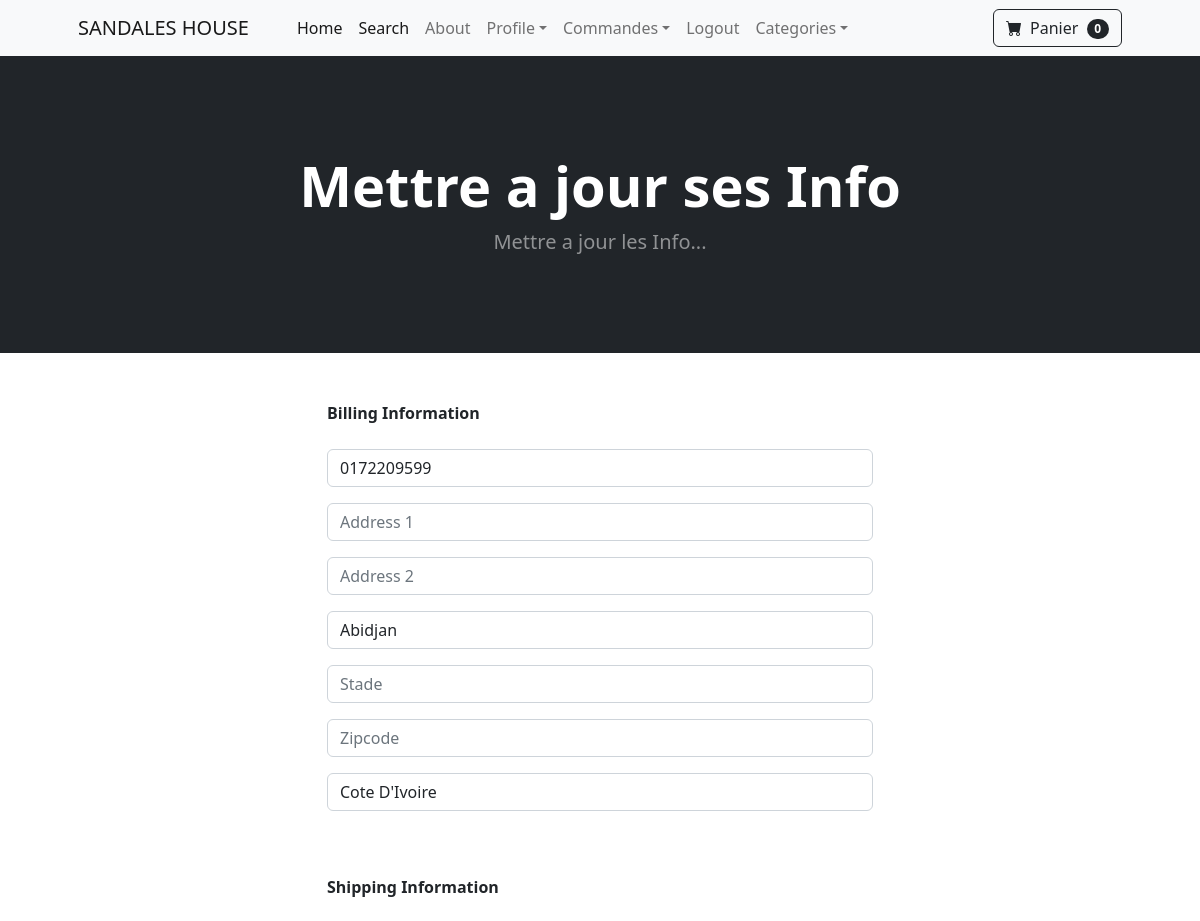
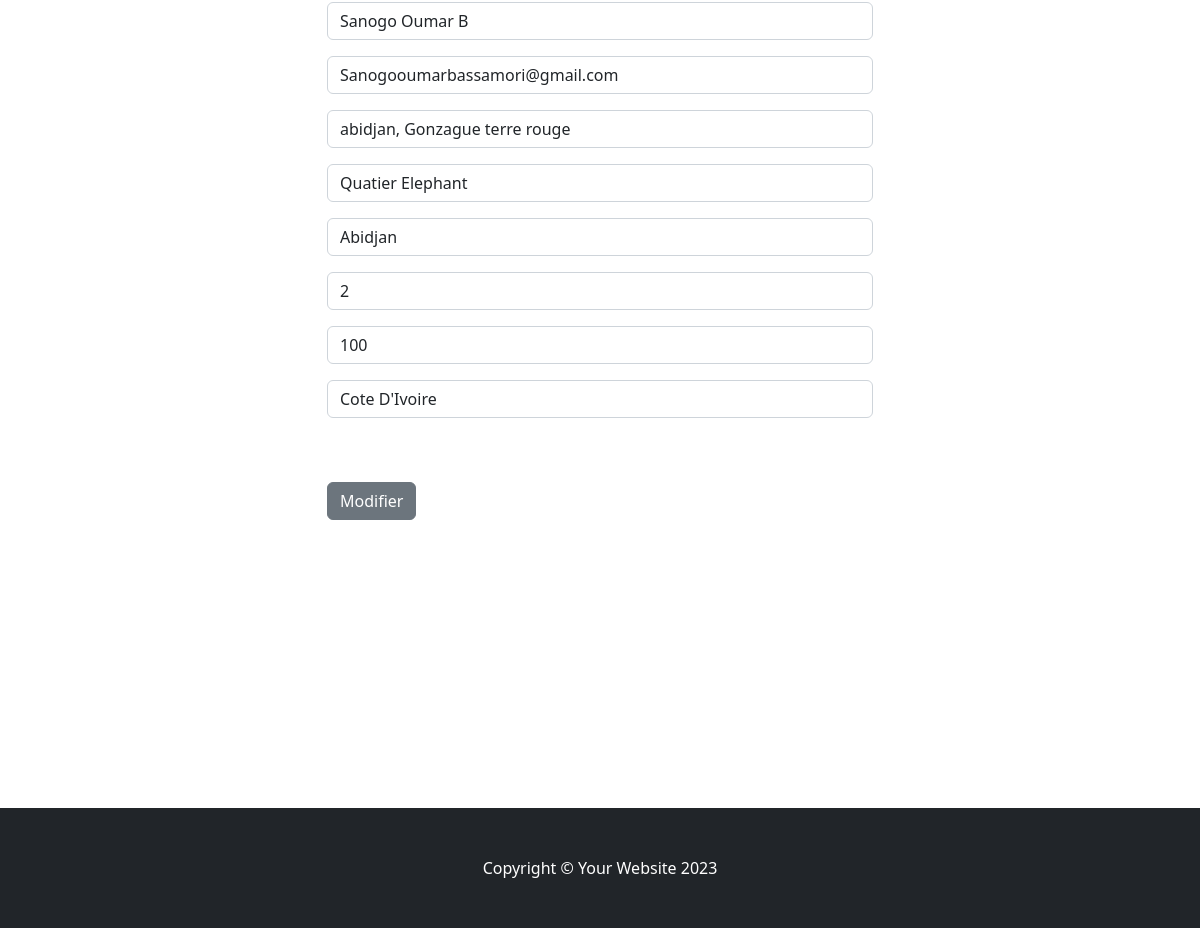
The page /update_info/ (signed in) on the database its author committed (2 pictures, top to bottom).
### store/models.py (models this page shows, shortened)
class Profile(models.Model):
    user = models.OneToOneField(User, on_delete=models.CASCADE)
    date_modified = models.DateTimeField(User, auto_now=True)
    phone = models.CharField(max_length=20, blank=True)
    address1 = models.CharField(max_length=200, blank=True)
    address2 = models.CharField(max_length=200, blank=True)
    city = models.CharField(max_length=200, blank=True)
    state = models.CharField(max_length=200, blank=True)
    zipcode = models.CharField(max_length=200, blank=True)
    country = models.CharField(max_length=200, blank=True)
    old_cart = models.CharField(max_length=200, blank=True, null=True)
    def create_profile(sender, instance, created,**kwargs):
        if created:
            user_profile= Profile(user=instance)
            user_profile.save()
    post_save.connect(create_profile,sender=User)

### payement/models.py (models this page shows, shortened)
class ShippingAddress(models.Model):
    user = models.ForeignKey(User, on_delete=models.CASCADE, null=True,blank=True)
    shipping_full_name = models.CharField(max_length=225)
    shipping_email = models.CharField(max_length=225)
    shipping_address1 = models.CharField(max_length=225)
    shipping_address2 = models.CharField(max_length=225,null=True,blank=True)
    shipping_city = models.CharField(max_length=225)
    shipping_state = models.CharField(max_length=225,null=True,blank=True)
    shipping_zipcode = models.CharField(max_length=225)
    shipping_country = models.CharField(max_length=225)
    class Meta:
        verbose_name_plural = 'Shipping Address'

### store/views.py (the view)
# urls.py: path('update_info/', views.update_info, name='update_info'),
def update_info(request):
    if request.user.is_authenticated:
        current_user = Profile.objects.get(user__id=request.user.id)
        shipping_user = ShippingAddress.objects.get(user__id=request.user.id)
        form = UserInfoForm(request.POST or None, instance=current_user)
        shipping_form = ShippingForm(request.POST or None, instance=shipping_user)
        if form.is_valid() or shipping_form.is_valid():
            form.save()
            shipping_form.save()
            messages.success(request, "Vos Info ont été Modifier !!")
            return redirect('home')
        return render(request, 'update_info.html', {"form":form, 'shipping_form':shipping_form})
    else:
        messages.success(request, "Vous devez etre connecté pour avoir accès !!")
        return redirect('home')

### store/forms.py
class UserInfoForm(forms.ModelForm):
	phone = forms.CharField(label="", widget=forms.TextInput(attrs={'class':'form-control', 'placeholder':'Phone'}), required=False)
	address1 = forms.CharField(label="", widget=forms.TextInput(attrs={'class':'form-control', 'placeholder':'Address 1'}), required=False)
	address2 = forms.CharField(label="", widget=forms.TextInput(attrs={'class':'form-control', 'placeholder':'Address 2'}), required=False)
	city = forms.CharField(label="", widget=forms.TextInput(attrs={'class':'form-control', 'placeholder':'City'}), required=False)
	state = forms.CharField(label="", widget=forms.TextInput(attrs={'class':'form-control', 'placeholder':'Stade'}), required=False)
	zipcode = forms.CharField(label="", widget=forms.TextInput(attrs={'class':'form-control', 'placeholder':'Zipcode'}), required=False)
	country = forms.CharField(label="", widget=forms.TextInput(attrs={'class':'form-control', 'placeholder':'Country'}), required=False)
	class Meta:
		model = Profile
		fields = ('phone', 'address1', 'address2','city','state','zipcode','country',)

### cart/cart.py (called while the page is built)
    def __len__(self):
        return len(self.cart)

### cart/context_processors.py (called while the page is built)
def cart(request):
    return {'cart': Cart(request)}

### store/templates/update_info.html (shortened to what this page needs)
{% extends 'base.html' %}
{% block content %}
<header class="bg-dark py-5">
    <div class="container px-4 px-lg-5 my-5">
        <div class="text-center text-white">
            <h1 class="display-4 fw-bolder">Mettre a jour ses Info</h1>
            <p class="lead fw-normal text-white-50 mb-0">Mettre a jour les Info...</p>
        </div>
    </div>
</header>
<div class="container">
        <div class="row">
                <div class="col-md-6 offset-md-3">
                    <br/><br/>
                    <strong>Billing Information</strong>
                    <br/><br/>
                    <form method="POST" action= "{% url 'update_info' %}">
                        {{form.as_p}}
                        <br/><br/>
                        <strong>Shipping Information</strong>
                        <br/><br/>
                        {{shipping_form.as_p}}
                        <br/><br/>
                        <button type="submit" class="btn btn-secondary">Modifier </button>
                    </form>
                    <br/><br/>
                    <br/><br/>
                    <br/><br/>
                    <br/><br/>
                    <br/><br/>
                    <br/><br/>
                </div>
        </div>
    </div>
{% endblock  %}

### rows shown on the page
Profile: phone "0172209599", city "Abidjan", country "Cote D'Ivoire"
ShippingAddress: shipping_full_name "Sanogo Oumar B", shipping_email "Sanogooumarbassamori@gmail.com", shipping_address1 "abidjan, Gonzague terre rouge", shipping_address2 "Quatier Elephant", shipping_city "Abidjan", shipping_state "2", shipping_zipcode "100", shipping_country "Cote D'Ivoire"

### other values the page prints
{{ cart|length }} "0"
